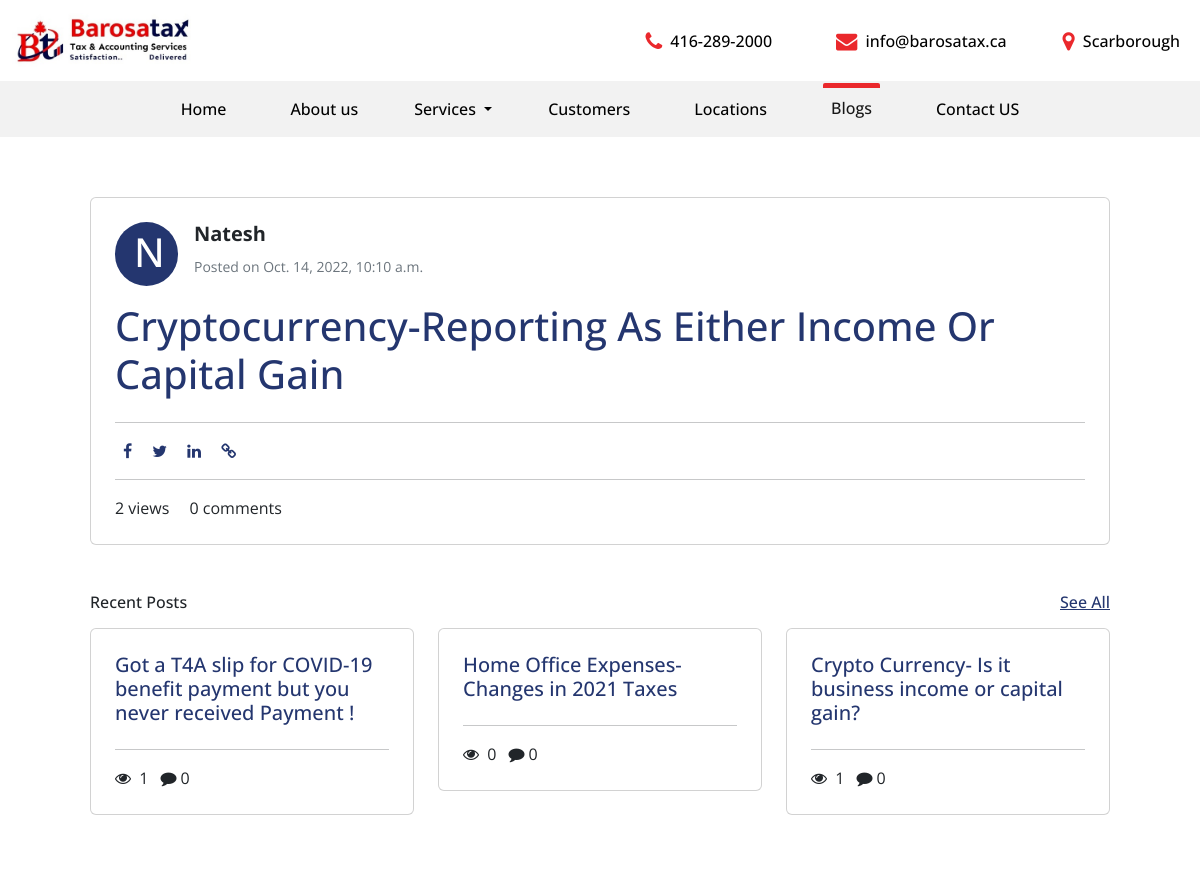
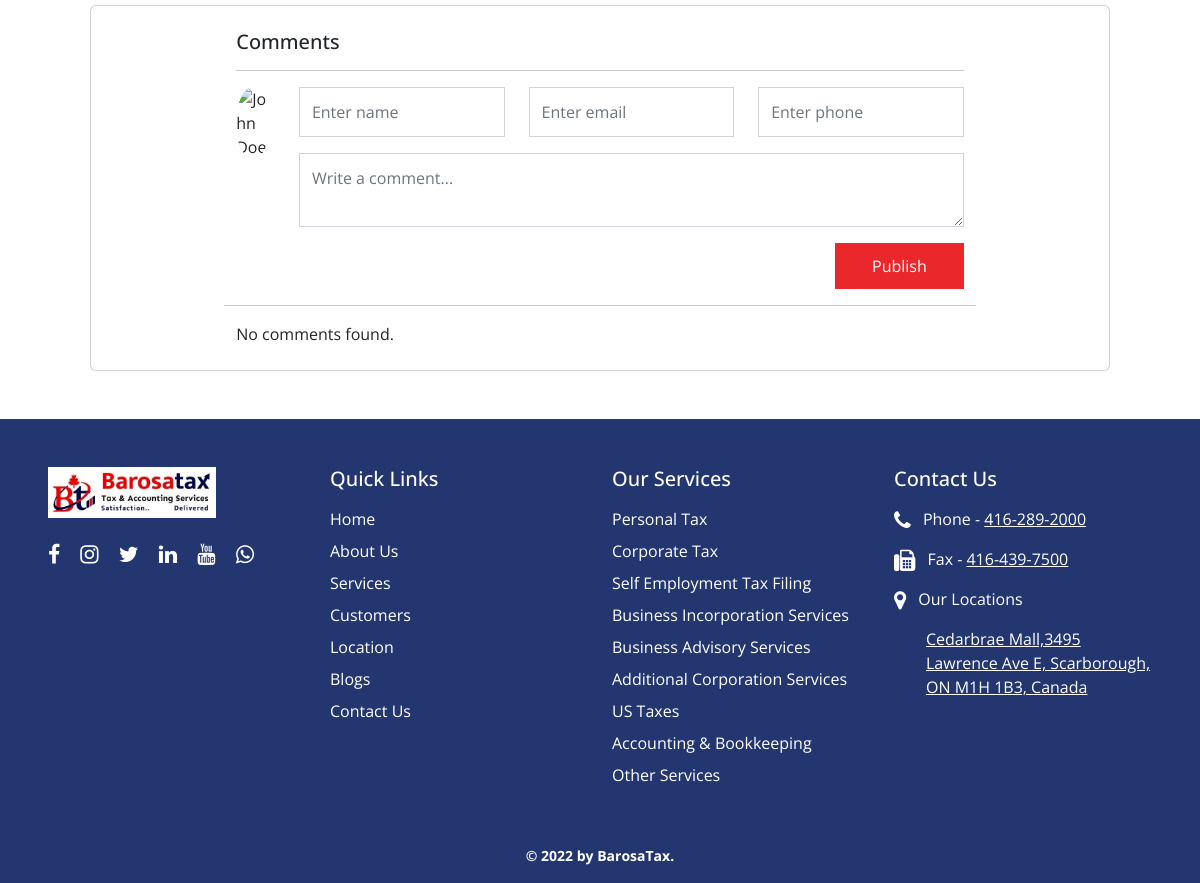
/blog/cryptocurrency-reporting-as-either-income-or-capital-gain, run on the app's committed database (2 pictures, top to bottom).
### barosatax_app/models.py (models this page shows, shortened)
class Blogs(models.Model):
    title = models.CharField(max_length=255)
    slug = models.SlugField(max_length=200, unique=True)
    description = QuillField()
    comments = models.ManyToManyField(Comments, blank=True)
    views = models.IntegerField(default=0)
    author = models.ForeignKey(User, on_delete= models.CASCADE,related_name='blog_posts')
    created_on = models.DateTimeField(auto_now_add=True)
    class Meta:
        ordering = ['-created_on']

### barosatax_app/views.py (the view, shortened to what this page needs)
# urls.py: path('blog/<slug>', views.singel_blog, name='singel_blog'),
def singel_blog(request, slug):
    blog_id = Blogs.objects.filter(slug=slug)
    bl_id = Blogs.objects.get(slug=slug)
    blog_view_count = bl_id.views + 1
    Blogs.objects.filter(slug=slug).update(views=blog_view_count)
    num_entities = Blogs.objects.all().count()
    rand_entities = random.sample(range(num_entities), 3)
    sample_entities = Blogs.objects.filter(id__in=rand_entities)
    context = {
        'blog': blog_id,
        'featured': sample_entities
    }
    return render(request, 'blog_view.html', context)

### barosatax_app/testimonials.py (called while the page is built)
def get_testimonials(request):
    testimonials = Testimonials.objects.all()
    return dict(testimonials=testimonials)

### barosatax_app/templates/blog_view.html (shortened to what this page needs)
{% extends 'base.html' %}
{% block content %}
<section class="blog-view-section my-4 my-lg-5">
   <div class="container">
    <div class="row px-lg-5">
        {% for i in blog %}
            <div class="col-md-12 mb-5">
                <div class="card p-4">
                    <div class="d-flex">
                        <h1 class="avatar">{{i.author|make_list|first}}</h1>
                        <div>
                            <h5 class="fw-bold text-capitalize">{{i.author}}</h5>
                            <p><small class="text-muted">Posted on {{i.created_on}}</small></p>
                        </div>
                    </div>
                    <h2 class="h1 mt-2"><a href="./blog/{{i.slug}}" class="text-decoration-none text-capitalize text-blue" target="_blank">{{i.title}}</a></h2>
                    <hr>
                    <div>
                        <a href="" class="mx-2"><i class="fa text-blue fa-facebook"></i></a>
                        <a href="" class="mx-2"><i class="fa text-blue fa-twitter"></i></a>
                        <a href="" class="mx-2"><i class="fa text-blue fa-linkedin"></i></a>
                        <a href="" class="mx-2"><i class="fa text-blue fa-link"></i></a>
                    </div>
                    <hr>
                    <div>
                        <span>{{i.views}} views</span>
                        <span class="ms-3">{{i.comments.all.count}} comments</span>
                    </div>
                </div>
            </div>
        {% endfor %}
        <div class="col-md-12 mb-5">
            <div class="row">
                <h6 class="mb-3">Recent Posts
                    <a href="{% url 'blogs' %}" class="float-end text-blue">See All</a>
                </h6>
                {% for i in featured %}
                    <div class="col-md-4 mb-4">
                        <div class="card p-4">
                            <h5><a href="./{{i.slug}}" class="text-decoration-none text-blue" target="_blank">{{i.title}}</a></h5>
                            <hr>
                            <div>
                                <span><i class="fa fa-eye me-1"></i> {{i.views}} </span>
                                <span class="ms-2"><i class="fa fa-comment me-1"></i>{{i.comments.all.count}} </span>
                            </div>
                        </div>
                    </div>
                {% endfor %}
            </div>
        </div>
        <div class="col-md-12 ">
            <div class="card p-4 ">
                <div class="w-75 mx-auto">
                    <h5 class="mb-1 ">Comments</h5>
                    <hr>
                    <div class="row">
                        <div class="col-md-1 mb-lg-0 mb-3 text-center text-lg-start">
                            <img
                            src="https://mdbcdn.b-cdn.net/img/new/avatars/2.webp"
                            alt="John Doe"
                            class="me-3 rounded-circle"
                            style="width: 60px; height: 60px;"
                            />
                        </div>
                        <div class="col-md-11 mb-3">
                            <form method="post">
                                <div class="row">
                                    <div class="col-md-4">
                                        <input type="text" class="form-control mb-3" placeholder="Enter name" name="cmt_name">
                                    </div>
                                    <div class="col-md-4">
                                        <input type="email" class="form-control mb-3" placeholder="Enter email" name="cmt_email">
                                    </div>
                                    <div class="col-md-4">
                                        <input type="text" class="form-control mb-3" placeholder="Enter phone" name="cmt_phone">
                                    </div>
                                    <div class="col-md-12">
                                        <textarea class="form-control mb-3" name="cmt_message" placeholder="Write a comment..."></textarea>
                                    </div>
                                    <div class="col-md-12 text-center text-lg-end">
                                        <input type="submit" class="btn btn-danger"  name="submit" value="Publish">
                                    </div>
                                </div>
                            </form>
                        </div>
                        <hr>
                        {% for i in blog %}
                        {% if i.comments.count == 0 %}
                            <span> No comments found.</span>
                        {% endif %}
                        {% endfor %}
                    </div>
                </div>
            </div>
        </div>
    </div>
   </div>
</section>
{% endblock %}

### barosatax_app/templates/base.html (shortened to what this page needs)
<!DOCTYPE html>
{% load static %}
<html lang="en">
<head>
  <link href="https://cdn.jsdelivr.net/npm/bootstrap@5.2.1/dist/css/bootstrap.min.css" rel="stylesheet">
  <link rel="stylesheet" href="https://cdnjs.cloudflare.com/ajax/libs/font-awesome/4.7.0/css/font-awesome.min.css">
  <link rel="stylesheet" href="https://cdnjs.cloudflare.com/ajax/libs/OwlCarousel2/2.3.4/assets/owl.carousel.css"
 />
  <link href="{% static './css/index.css' %}" rel="stylesheet">
</head>
<body>
{% include 'snippets/navbar.html' %}
<div class="container-fluid mt-2 pt-1">
  <div class="row">
    {% block content %}
    {% endblock %}
  </div>
</div>
{% include 'snippets/footer.html' %}
</body>
</html>

### barosatax_app/templates/snippets/navbar.html (shortened to what this page needs)
{% load static %}
<nav class="navbar navbar-expand-lg navbar-light bg-white contact-navbar">
    <div class="container-fluid">
      <a class="navbar-brand" href="#">
        <img src="{% static 'img/logo.jpg' %}" width="40%" alt="">
      </a>
      <div class="collapse navbar-collapse" id="navbarSupportedContent">
        <ul class="navbar-nav ms-auto mb-2 mb-lg-0 d-none d-lg-flex">
          <li class="nav-item mx-lg-4">
            <a class="nav-link " aria-current="page" href="tel:416-289-2000">
                <i class="fa fa-phone fa-lg text-danger me-1" aria-hidden="true"></i>
                <span>416-289-2000</span>
            </a>
          </li>
          <li class="nav-item mx-lg-4">
            <a class="nav-link" href="mailto:info@barosatax.ca">
                <i class="fa fa-envelope fa-lg text-danger me-1" aria-hidden="true"></i>
                <span>info@barosatax.ca</span>
            </a>
          </li>
          <li class="nav-item ms-lg-3">
            <a class="nav-link " href="https://goo.gl/maps/Hs9DiT75taBnyRVW6" target="_blank" >
                <i class="fa fa-map-marker fa-lg text-danger me-1" aria-hidden="true"></i>
                <span>Scarborough</span>
            </a>
          </li>
        </ul>
      </div>
    </div>
</nav>
<nav class="navbar navbar-expand-lg navbar-light justify-content-center d-lg-flex d-none" style="background-color: #e3e3e375;">
    <ul class="navbar-nav">
        <li class="nav-item mx-lg-4">
          <a class="nav-link nav-link-hover homemenu" aria-current="page" href="{% url 'home' %}">Home</a>
        </li>
        <li class="nav-item mx-lg-4">
          <a class="nav-link nav-link-hover aboutusmenu" href="{% url 'aboutus' %}">About us</a>
        </li>
        <li class="nav-item dropdown mx-lg-3">
          <a class="servicesmenu nav-link nav-link-hover dropdown-toggle" href="{% url 'services' %}" id="navbarDropdown" role="button" data-bs-toggle="dropdown" aria-expanded="false">
              Services
          </a>
        </li>        <li class="nav-item mx-lg-4">
          <a class="nav-link nav-link-hover customersmenu" href="{% url 'customers' %}" >Customers</a>
        </li>
        <li class="nav-item mx-lg-4">
          <a class="nav-link nav-link-hover locationsmenu" href="{% url 'locations' %}" >Locations</a>
        </li>
        <li class="nav-item mx-lg-4">
          <a class="nav-link nav-link-hover blogsmenu" href="{% url 'blogs' %}" >Blogs</a>
        </li>
        <li class="nav-item mx-lg-4">
          <a class="nav-link nav-link-hover contactusmenu" href="{% url 'contactus' %}" >Contact US</a>
        </li>
    </ul>
</nav>

### barosatax_app/templates/snippets/footer.html
{% load static %}
<footer class="pt-5 pb-3 text-white container-fluid px-lg-5 px-4">
    <div class="row">
        <div class="col-md-3 mb-4 mb-md-0">
            <img src="{% static 'img/logo.jpg' %}" width="65%" alt="">
            <div class="mt-4">
                <a href="" class="text-reset text-decoration-none text-white"><i class="fa fa-lg me-3 fa-facebook"></i></a>
                <a href="" class="text-reset text-decoration-none text-white"><i class="fa fa-lg me-3 fa-instagram"></i></a>
                <a href="" class="text-reset text-decoration-none text-white"><i class="fa fa-lg me-3 fa-twitter"></i></a>
                <a href="" class="text-reset text-decoration-none text-white"><i class="fa fa-lg me-3 fa-linkedin"></i></a>
                <a href="" class="text-reset text-decoration-none text-white"><i class="fa fa-lg me-3 fa-youtube"></i></a>
                <a href="" class="text-reset text-decoration-none text-white"><i class="fa fa-lg me-3 fa-whatsapp"></i></a>
            </div>
        </div>
        <div class="col-md-3 mb-4 mb-md-0">
            <h5 class="mb-3">Quick Links </h5>
            <ul class="list-group">
                <li class="list-unstyled mb-2"><a href="{% url 'home' %}" class="text-reset text-decoration-none text-white">Home</a></li>
                <li class="list-unstyled mb-2"><a href="{% url 'aboutus' %}" class="text-reset text-decoration-none text-white">About Us</a></li>
                <li class="list-unstyled mb-2"><a href="{% url 'services' %" class="text-reset text-decoration-none text-white">Services</a></li>
                <li class="list-unstyled mb-2"><a href="{% url 'customers' %}" class="text-reset text-decoration-none text-white">Customers</a></li>
                <li class="list-unstyled mb-2"><a href="{% url 'locations' %}" class="text-reset text-decoration-none text-white">Location</a></li>
                <li class="list-unstyled mb-2"><a href="{% url 'blogs' %}" class="text-reset text-decoration-none text-white">Blogs</a></li>
                <li class="list-unstyled mb-2"><a href="{% url 'contactus' %}" class="text-reset text-decoration-none text-white">Contact Us</a></li>
            </ul>
        </div>
        <div class="col-md-3 mb-4 mb-md-0">
            <h5 class="mb-3">Our Services</h5>
            <ul class="list-group">
                <li class="list-unstyled mb-2"><a href="{% url 'personal_tax' %}" class="text-reset text-decoration-none text-white">Personal Tax </a></li>
                <li class="list-unstyled mb-2"><a href="{% url 'corporate_tax' %}" class="text-reset text-decoration-none text-white">Corporate Tax</a></li>
                <li class="list-unstyled mb-2"><a href="{% url 'self_employment' %}" class="text-reset text-decoration-none text-white">Self Employment Tax Filing</a></li>
                <li class="list-unstyled mb-2"><a href="{% url 'business_incorporation' %}" class="text-reset text-decoration-none text-white">Business Incorporation Services</a></li>
                <li class="list-unstyled mb-2"><a href="{% url 'business_advisory' %}" class="text-reset text-decoration-none text-white">Business Advisory Services</a></li>
                <li class="list-unstyled mb-2"><a href="{% url 'additional_corporation' %}" class="text-reset text-decoration-none text-white">Additional Corporation Services</a></li>
                <li class="list-unstyled mb-2"><a href="{% url 'us_tax' %}" class="text-reset text-decoration-none text-white">US Taxes</a></li>
                <li class="list-unstyled mb-2"><a href="{% url 'accounting_bookkeeping' %}" class="text-reset text-decoration-none text-white">Accounting & Bookkeeping</a></li>
                <li class="list-unstyled mb-2"><a href="{% url 'other_services' %}" class="text-reset text-decoration-none text-white">Other Services</a></li>
            </ul>
        </div>
        <div class="col-md-3">
            <h5 class="mb-3">Contact Us</h5>
            <ul class="list-group">
                <li class="list-unstyled mb-3"><i class="fa fa-lg fa-phone me-2"></i> Phone - <a href="tel:416-289-2000" class="text-white">416-289-2000</a></li>
                <li class="list-unstyled mb-3"><i class="fa fa-lg fa-fax me-2"></i> Fax - <a href="fax:416-439-7500" class="text-white">416-439-7500</a></li>
            </ul>
            <p class="mb-3"><i class="fa fa-lg fa-map-marker me-2"></i> Our Locations </p>
            <ul>
                <li class="list-unstyled mb-2">
                    <a href="https://g.co/kgs/xcoZhH" target="_blank" class="text-white">Cedarbrae Mall,3495 Lawrence Ave E, Scarborough, ON M1H 1B3, Canada</a>
                </li>
            </ul>
        </div>
        <div class="col-md-12 text-center mt-5 fw-bold">
            <small>&copy; 2022 by BarosaTax.</small>
        </div>
    </div>
</footer>

### static/css/index.css (style rules this page uses)
body { font-family: "Open Sans", sans-serif; padding: 0; margin: 0; }
.text-danger { color: #ea282c !important; }
.text-blue { color: #24366f !important; }
.btn-danger { color: white; padding: 10px 36px; background-color: #ea282c !important; border-color: #ea282c !important; border-radius: 0 !important; }
.form-control { padding: 0.75rem 0.75rem !important; border-radius: 0 !important; }
.navbar .nav-link, .navbar .nav-link-hover { color: black; font-weight: 500; transition: 0.3s; }
.navbar .active { border-top: 5px solid #ea282c; margin-top: -6px; border-radius: 2px; }
footer { background-color: #24366f !important; }
.avatar { background: #24366f; width: 63px; padding: 6px 19px; text-transform: capitalize; border-radius: 50px; margin-right: 1rem; color: white; }

### data on the page
Blogs: author|make_list "N", author "Natesh", created_on "Oct. 14, 2022, 10:10 a.m.", title "Cryptocurrency-Reporting As Either Income Or Capital Gain", views "2", comments.all.count "0", shows "No comments found."
Blogs: title "Got a T4A slip for COVID-19 benefit payment but you never received Payment !", views "1", comments.all.count "0"
Blogs: title "Home Office Expenses- Changes in 2021 Taxes", views "0", comments.all.count "0"
Blogs: title "Crypto Currency- Is it business income or capital gain?", views "1", comments.all.count "0"
